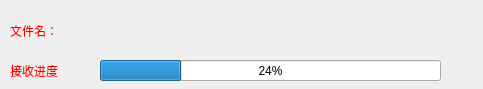
<?xml version="1.0" encoding="UTF-8"?>
<ui version="4.0">
 <class>PatternOperation</class>
 <widget class="QWidget" name="PatternOperation">
  <property name="geometry">
   <rect>
    <x>0</x>
    <y>0</y>
    <width>483</width>
    <height>89</height>
   </rect>
  </property>
  <property name="windowTitle">
   <string>Form</string>
  </property>
  <widget class="QProgressBar" name="progressBar">
   <property name="geometry">
    <rect>
     <x>100</x>
     <y>60</y>
     <width>341</width>
     <height>21</height>
    </rect>
   </property>
   <property name="value">
    <number>24</number>
   </property>
  </widget>
  <widget class="QLabel" name="message_lb">
   <property name="geometry">
    <rect>
     <x>10</x>
     <y>60</y>
     <width>91</width>
     <height>21</height>
    </rect>
   </property>
   <property name="styleSheet">
    <string notr="true">font: 18pt &quot;Sans Serif&quot;;
color: rgb(255, 0, 0);</string>
   </property>
   <property name="text">
    <string>接收进度</string>
   </property>
  </widget>
  <widget class="QLabel" name="message_lb_2">
   <property name="geometry">
    <rect>
     <x>10</x>
     <y>20</y>
     <width>91</width>
     <height>21</height>
    </rect>
   </property>
   <property name="styleSheet">
    <string notr="true">font: 18pt &quot;Sans Serif&quot;;
color: rgb(255, 0, 0);</string>
   </property>
   <property name="text">
    <string>文件名：</string>
   </property>
  </widget>
  <widget class="QLabel" name="label_FileName">
   <property name="geometry">
    <rect>
     <x>100</x>
     <y>20</y>
     <width>311</width>
     <height>21</height>
    </rect>
   </property>
   <property name="font">
    <font>
     <pointsize>18</pointsize>
    </font>
   </property>
   <property name="text">
    <string/>
   </property>
  </widget>
 </widget>
 <resources/>
 <connections/>
</ui>
